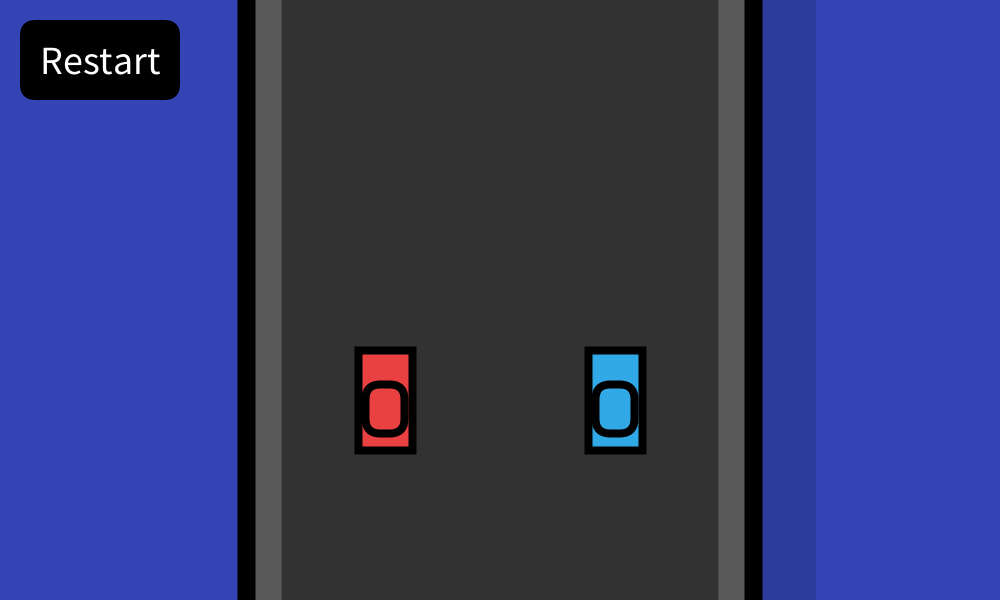
Frame 1 (no input)
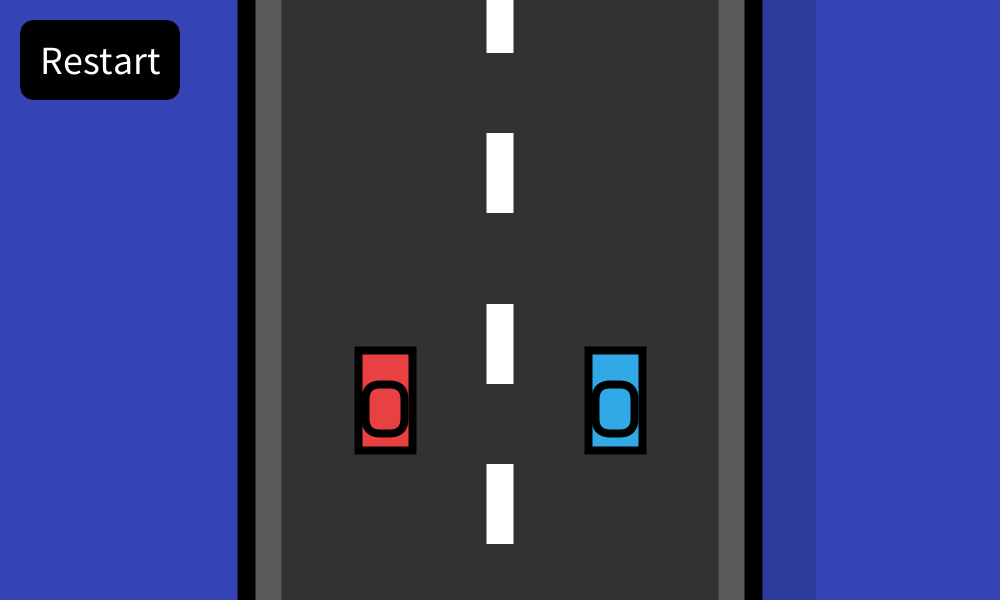
Frame 60 (the mouse pressed at the canvas centre just before this capture)
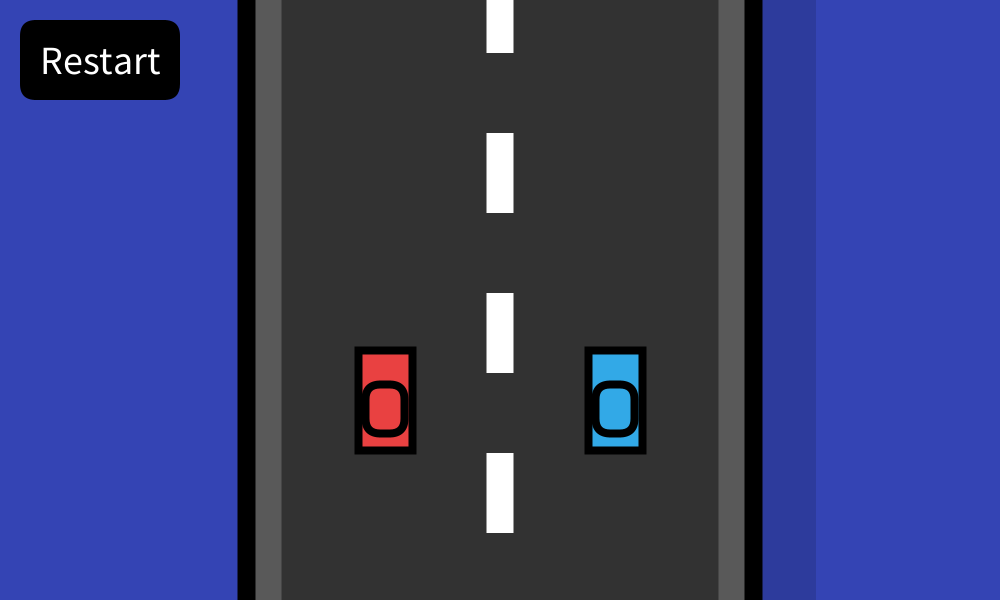
Frame 120 (the mouse held since frame 60 and released just before this capture)

The Processing sketch that drew these frames (run headless with seeded random() and noise(); from frame 60 on, the mouse is pressed at the canvas centre):

// Processing sketch: cargame
// ── cargame.pde
//Carter Kwong
//1-4
//sept 17, 2024

//MODE VARIABLES
int mode;
final int INTRO = 0;
final int GAME = 1;
final int PAUSE = 2;
final int GAMEOVER = 3;

boolean gameover = false;

//KEYBOARD VARIABLES
boolean wkey;
boolean akey;
boolean skey;
boolean dkey;

boolean upkey;
boolean leftkey;
boolean downkey;
boolean rightkey;

//mouse variables
boolean mouseReleased;
boolean wasPressed;

//COLOUR VARIABLES
color bgcol;

Car Car1;
Car Car2;

Button restartB;

int spawnTimer = 400;

ArrayList<Car> myCars;
ArrayList<Obstacle> myObstacles;
ArrayList<roadLine> myRoadLines;

void setup()
{
  size(1000, 600);
  imageMode(CENTER);
  textAlign(CENTER, CENTER);
  rectMode(CENTER);
  mode = GAME;

  colorMode(HSB);
  bgcol = color(random(0, 255), 180, 180);
  colorMode(RGB);
  
  //initialize cars
  myCars = new ArrayList();
  
  //initialize obstacles
  myObstacles = new ArrayList();
  
  //initialize road lines
  myRoadLines = new ArrayList();
  
  //spawn pos, color
  Car1 = new Car(width/2-115, #e94141);
  Car2 = new Car(width/2+115, #32a9e7);
  
  myCars.add(Car1);
  myCars.add(Car2);
  
  restartB = new Button("Restart", 100, 60, 160, 80, #000000, #ffffff);
}

void draw()
{
  switch (mode)
  {
  case INTRO:
    intro();
    break;
  case GAME:
    game();
    break;
  case PAUSE:
    pause();
    break;
  case GAMEOVER:
    gameover();
    break;
  default:
    println("ERROR: Mode = " + mode);
    break;
  }
  
  Car1.updateKeys(wkey, akey, skey, dkey);
  Car2.updateKeys(upkey, leftkey, downkey, rightkey);
  
  //check click
  click();
}

// ── Button.pde
class Button
{
  boolean clicked;
  float x, y, w, h;
  color norm, high;
  String text;

  Button(String t, float _x, float _y, float _w, float _h, color _norm, color _high)
  {
    text = t;
    x = _x;
    y = _y;
    w = _w;
    h = _h;
    norm = _norm;
    high = _high;
    
    clicked = false;
  }

  void show()
  {
    rectMode(CENTER);
    textAlign(CENTER, CENTER);
    if (checkMouseWithin(x, y, w, h)) fill(high);
    else fill(norm);
    rect(x, y, w, h, 16);
    if (checkMouseWithin(x, y, w, h)) fill(norm);
    else fill(high);
    textSize(w/4);
    text(text, x, y);
    
    if (checkMouseWithin(x, y, w, h) && mouseReleased) clicked = true;
    else clicked = false;
  }

  boolean checkMouseWithin(float _x, float _y, float _w, float _h)
  {
    if (mouseX > _x-_w/2 && mouseX < _x+_w/2 && mouseY > _y-_h/2 && mouseY < _y+_h/2) return true;
    else return false;
  }
}

// ── Car.pde
class Car
{
  int lives;
  int xObCollide;
  int yObCollide;

  float x, y, r;
  float startX;
  float speed;
  float steerAngle;
  float maxAngle;
  float straightAngle;
  float ccollisionSpeed;
  float collisionAng;
  float scaleValue = 1;

  boolean fwd, left, back, right;
  boolean ccollide;
  boolean turnOut;
  boolean shouldScale;

  color c;

  Car hCar;

  Car(float startX, color c)
  {
    lives = 3;
    x = startX;
    y = height/2+100;
    r = 85/2;
    this.startX = startX;
    speed = 8;
    steerAngle = radians(270);
    maxAngle = radians(20);
    straightAngle = radians(270);
    ccollide = false;
    turnOut = false;
    this.c = c;
  }

  void show()
  {
    pushMatrix();
    translate(x, y);
    pushMatrix();
    scale(scaleValue);
    if (steerAngle > TWO_PI) steerAngle = 0;
    if (steerAngle < 0) steerAngle = TWO_PI;
    rotate(steerAngle);
    stroke(#000000);
    strokeWeight(8);
    fill(c);
    rect(0, 0, 100, 54);
    rect(-9, 0, 49, 39, 15);
    noStroke();
    popMatrix();
    popMatrix();
  }

  void act()
  {
    //movement
    if (!ccollide && !gameover)
    {
      if (fwd && yObCollide != 1)
      {
        if (y > 50) y -= speed;
      }

      if (left && xObCollide != 2)
      {
        if (steerAngle > straightAngle-maxAngle && steerAngle < straightAngle+radians(60)) steerAngle-=radians(3);
        x -= speed;
      } else if (steerAngle < straightAngle) steerAngle += radians(3);

      if (back)
      {
        if (y < height-50)y += speed;
      }

      if (right && xObCollide != 1)
      {
        if (steerAngle > straightAngle-radians(60) && steerAngle < straightAngle+maxAngle) steerAngle+=radians(3);
        x += speed;
      } else if (steerAngle > straightAngle) steerAngle -= radians(3);

      if (left && right)
      {
        if (steerAngle < straightAngle) steerAngle += radians(3);
        if (steerAngle > straightAngle) steerAngle -= radians(3);
      }
    }

    //shrink the car
    if (shouldScale && scaleValue > 0) scaleValue -= 0.05;

    //car collision
    if (ccollide) carCollision();
    else ccollisionSpeed = 15;

    //obstacle collision
    obCollision();
  }

  void carCollision()
  {
    x -= ccollisionSpeed*cos(collisionAng);
    if (y < height-50 && y > 50)
    {
      y -= ccollisionSpeed*sin(collisionAng);
    }

    if (ccollisionSpeed > 0) ccollisionSpeed -= 1;
    else
    {
      ccollide = false;
      ccollisionSpeed = 15;
    }
    if (turnOut)
    {
      if (x > hCar.x && steerAngle < straightAngle+maxAngle) steerAngle += radians(3);
      else if (x < hCar.x && steerAngle > straightAngle-maxAngle) steerAngle -= radians(3);
    }
  }

  void obCollision()
  {
    for (int i = 0; i < myObstacles.size(); i++)
    {
      //y collision
      if (x > myObstacles.get(i).x-50-30 //car x within range of obstacle x
        && x < myObstacles.get(i).x+50+30
        && y < height-45)
      {
        if (y-35 > myObstacles.get(i).y+myObstacles.get(i).h/2 && y-myObstacles.get(i).y < 50+myObstacles.get(i).h/2) //car touching obstacle
        {
          y = myObstacles.get(i).y+myObstacles.get(i).h/2+50;
          yObCollide = 1;
        } else if (y+35 < myObstacles.get(i).y-myObstacles.get(i).h/2 && myObstacles.get(i).y-y < 50+myObstacles.get(i).h/2)
        {
          y = myObstacles.get(i).y-myObstacles.get(i).h/2-50;
          yObCollide = 2;
        }
      } else yObCollide = 0; //no y collision

      //x collision
      if (y < myObstacles.get(i).y+myObstacles.get(i).h/2+45 && y > myObstacles.get(i).y-myObstacles.get(i).h/2) //check if car y is in range of obstacle y
      {
        if (x > myObstacles.get(i).x-50-30 && x < myObstacles.get(i).x+50+30) //if car overlaps w obstacle
        {
          if (x > myObstacles.get(i).x) //check right side
          {
            x = myObstacles.get(i).x+50+30;
            xObCollide = 2;
          } else //check left side
          {
            x = myObstacles.get(i).x-50-30;
            xObCollide = 1;
          }
        }
      } else xObCollide = 0; //no x collision
    }
    //println(startX, xObCollide);
  }

  void resetC()
  {
    ccollide = false;
    yObCollide = 0;
    xObCollide = 0;
    lives = 3;
    steerAngle = radians(270);
    x = startX;
    y = height/2+100;
    gameover = false;
    scaleValue = 1;
    shouldScale = false;
  }

  void setCollide(boolean c, Car car2)
  {
    if (x > car2.x) collisionAng = asin((y-car2.y)/dist(car2.x, car2.y, x, y))-PI;
    else collisionAng = -asin((y-car2.y)/dist(x, y, car2.x, car2.y));
    hCar = car2;
    if (abs(y-hCar.y) < 70)
    {
      turnOut = true;
    } else turnOut = false;
    ccollide = c;
  }

  void setLives(int l)
  {
    lives = l;
  }

  void updateKeys(boolean fwd, boolean left, boolean back, boolean right)
  {
    this.fwd = fwd;
    this.left = left;
    this.back = back;
    this.right = right;
  }
}

// ── Gameover.pde
void gameover()
{
}

void gameoverClick()
{
  for (int i = 0; i < myCars.size(); i++)
  {
    myCars.get(i).resetC();
  }
  for (int i = 0; i < myObstacles.size(); i++)
  {
    myObstacles.remove(i);
  }
  mode = GAME;
}

// ── Intro.pde
void intro()
{
}

void introClick()
{
}

// ── Pause.pde
void pause()
{
}



void pauseClick()
{
}

// ── Utilities.pde
int coinFlip() //return 1 or 0
{
  int rand = int(random(0, 2));
  return rand;
}

void click()
{
  mouseReleased = false;
  if (mousePressed)
    wasPressed = true;
  if (wasPressed && !mousePressed)
  {
    mouseReleased =  true;
    wasPressed = false;
  }
}

// ── game.pde
void game()
{
  background(bgcol);

  //road
  fill(#000000, 34);
  noStroke();
  rect(width/2+74, height/2, 484, height+20); //road shadow
  strokeWeight(18);
  stroke(#000000);
  fill(#595959);
  rect(width/2, height/2, 507, height+20); //road outer
  noStroke();
  fill(#323232);
  rect(width/2, height/2, 437, height+20); //road inner
  roadLines(); //lines

  //cars
  drawCars();
  
  //detect car off road
  for (int i = 0; i < myCars.size(); i++)
  {
    if (myCars.get(i).x < 200 || myCars.get(i).x > 800)
    {
      myCars.get(i).setLives(0);
      myCars.get(i).shouldScale = true;
      gameover = true;
    }
  }

  //collision
  updateCollision();

  //obstacles
  updateObstacles();
  
  //buttons
  restartB.show();
  
  if (restartB.clicked) reset();
}

void gameClick()
{
}

void drawCars()
{
  for (int i = 0; i < myCars.size(); i++)
  {
    myCars.get(i).show();
    myCars.get(i).act();
  }
}

void roadLines()
{
  for (int i = 0; i < height*2; i+=160)
  {
    myRoadLines.add(new roadLine());

    roadLine line = myRoadLines.get(i/160);
    line.show(i-height);
    line.act();
  }
}

void updateObstacles()
{

  if (spawnTimer==0)
  {
    myObstacles.add(new Obstacle());
    spawnTimer = int(random(50, 300));
  }

  spawnTimer--;

  for (int i = 0; i < myObstacles.size(); i++)
  {
    myObstacles.get(i).show();
    myObstacles.get(i).act();
    if (myObstacles.get(i).y > height+myObstacles.get(i).h) myObstacles.remove(i);
  }
}

void reset()
{
  for (int i = 0; i < myCars.size(); i++)
  {
    myCars.get(i).resetC();
  }

  for (int i = 0; i < myObstacles.size(); i++)
  {
    myObstacles.remove(i);
  }
  spawnTimer = 400;
}

void updateCollision()
{
  for (int i = 0; i < myCars.size(); i++)
  {
    for (int i2 = 0; i2 < myCars.size(); i2++)
    {
      if (dist(myCars.get(i).x, myCars.get(i).y, myCars.get(i2).x, myCars.get(i2).y) < 85
        && myCars.get(i).startX != myCars.get(i2).startX)
      {
        myCars.get(i).setCollide(true, myCars.get(i2));
      }
    }
  }
}

// ── mouse.pde
void mouseReleased()
{
  switch (mode)
  {
  case INTRO:
    introClick();
    break;
  case GAME:
    gameClick();
    break;
  case PAUSE:
    pauseClick();
    break;
  case GAMEOVER:
    gameoverClick();
    break;
  }
}

// ── obstacle.pde
class Obstacle
{
  int type;
  final int small = 0;
  final int medium = 1;
  final int large = 2;

  int lane;

  float x, y, h;

  Obstacle()
  {
    type = floor(random(0, 3));

    lane = coinFlip();

    if (lane==0) x = 385;
    else x = 615;
    if (type==small) h = 100;
    else if (type==medium) h = 200;
    else if (type==large) h = 400;
    y = -h/2;
  }

  void show()
  {
    if (type==small)
    {
      fill(#ffffff);
      rect(x, y, 100, h);
    } else if (type==medium)
    {
      fill(#ffffff);
      rect(x, y, 100, h);
    } else if (type==large)
    {
      fill(#ffffff);
      rect(x, y, 100, h);
    }
  }

  void act()
  {
    if (!gameover) y+=4;
  }
}

// ── roadLine.pde
class roadLine
{
  float y;
  roadLine()
  {
    y = -1234;
  }

  void show(float yoffset)
  {
    noStroke();
    fill(#ffffff);
    if (y==-1234)
    {
      y = yoffset;
    }
    else rect(width/2, y, 27, 80);
  }

  void act()
  {
    y+=16;
    if (y>height+80)
    {
      y = -height+5;
    }
  }
}
